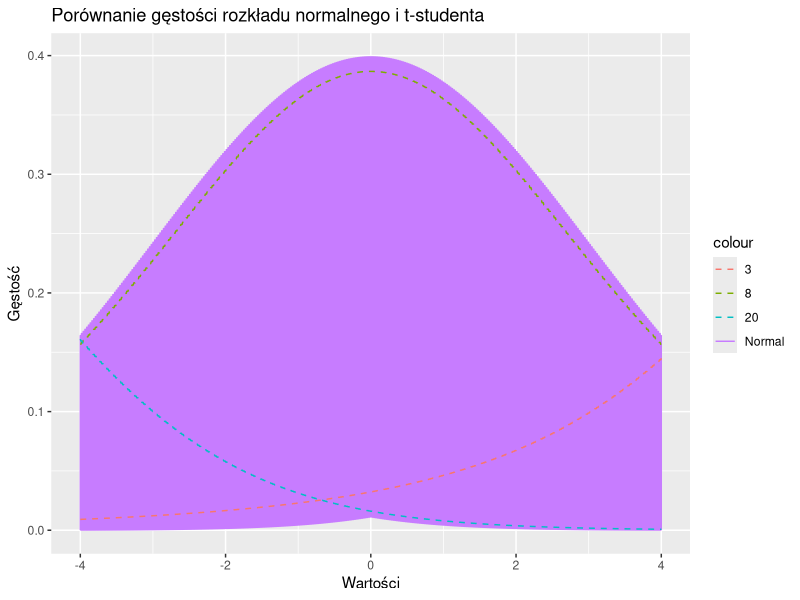

Source code (R):
library(ggplot2)

x <- seq(-4, 4, length = 1000)
df_values <- c(3, 8, 20)  # Stopnie swobody

# Tworzenie wykresu
plot_data <- data.frame(x = rep(x, times = length(df_values)), 
                        df = rep(df_values, each = length(x)),
                        y_normal = dnorm(rep(x, each = length(df_values))),
                        y_t = dt(rep(x, each = length(df_values)), df = rep(df_values, each = length(x))))

ggplot(plot_data, aes(x = x, y = y_normal, color = "Normal")) +
  geom_line() + geom_line(aes(y = y_t, color = as.factor(df)), linetype = "dashed") +
  labs(title = "Porównanie gęstości rozkładu normalnego i t-studenta", x = "Wartości", y = "Gęstość")
